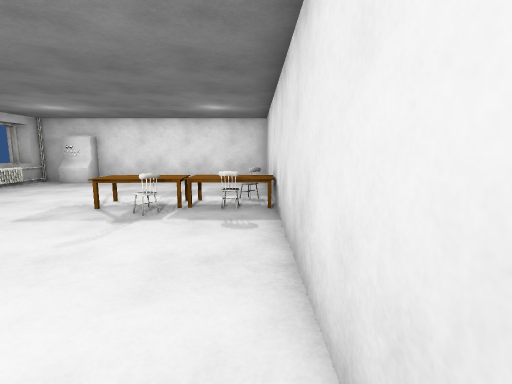
View 1 (above)

12 first-person views from a walk through a Unity game level. The camera is 1.3 m above the floor, tilts 8° down and sees 85° across. The floor is counted in squares, 1 m on a side. Each view is taken from the middle of a square. On the plan, view 1 faces up. The plan holds only what a view shows up to about 13 squares ahead; the rest is blank. Some surface patterns are stand-ins.

View 2
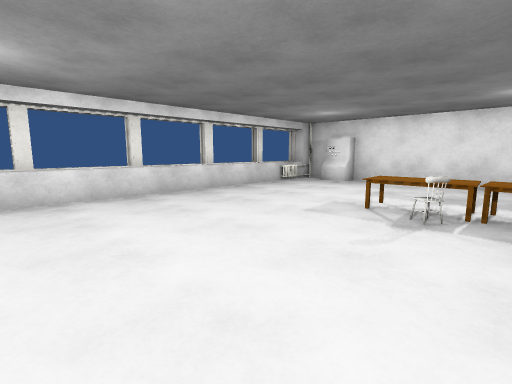

View 3
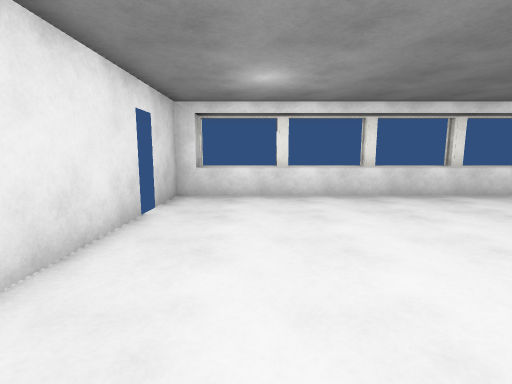

View 4
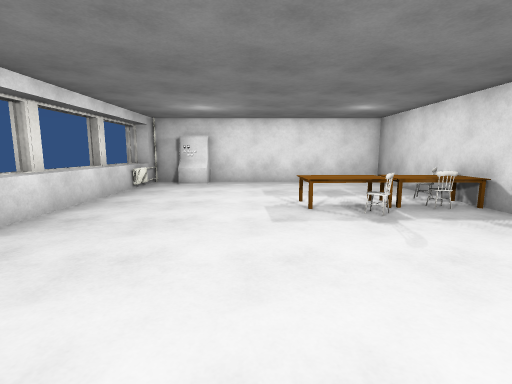

View 5
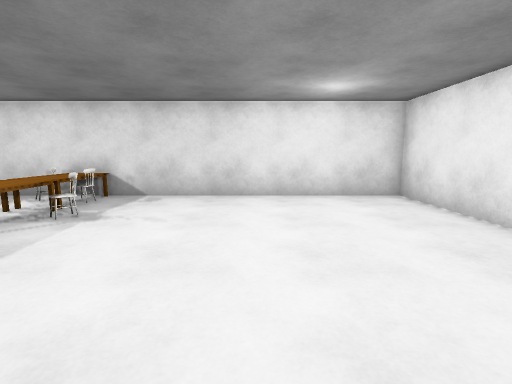

View 6
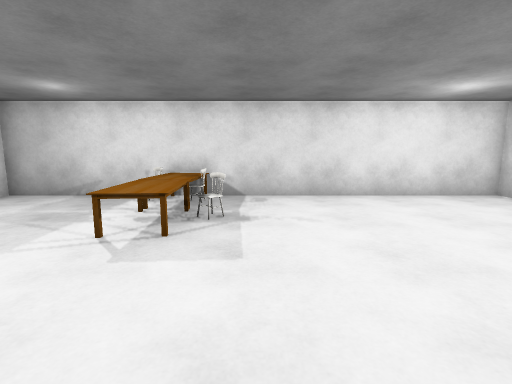

View 7
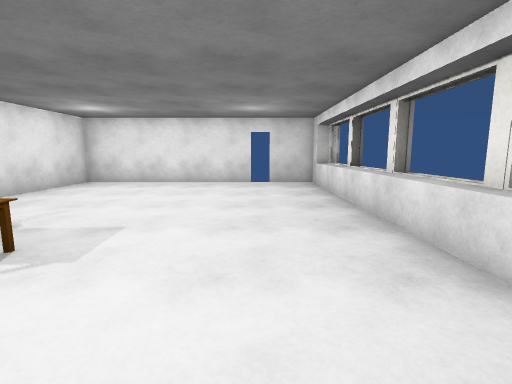

View 8
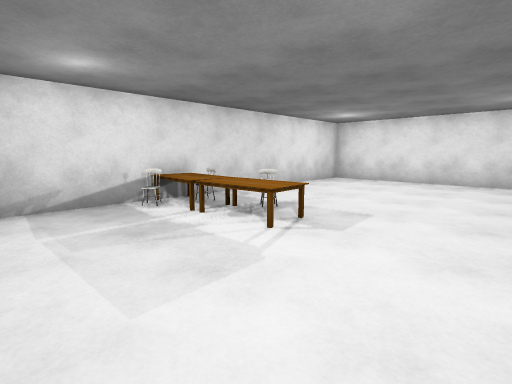

View 9
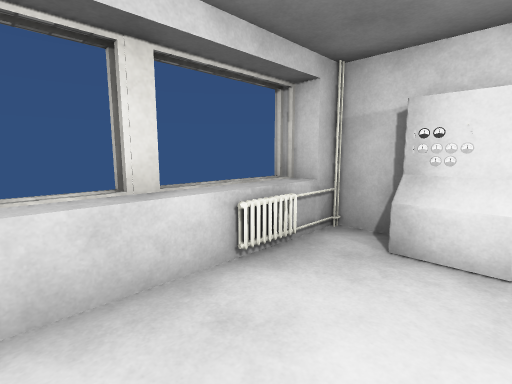

View 10
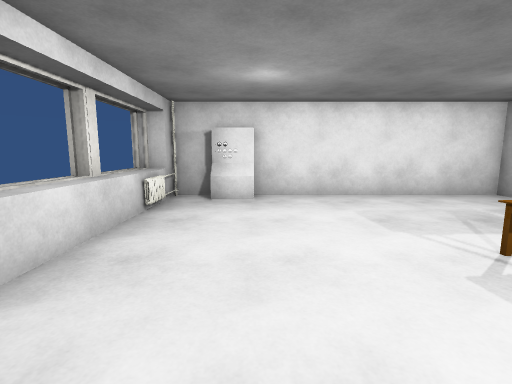

View 11
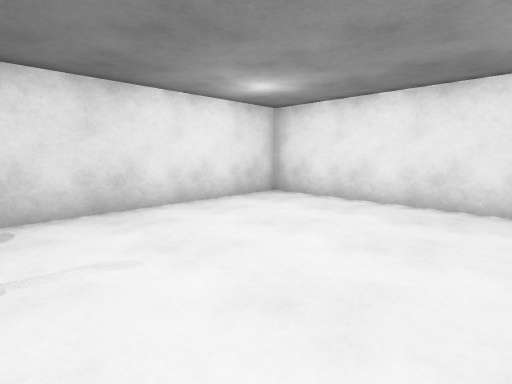

View 12
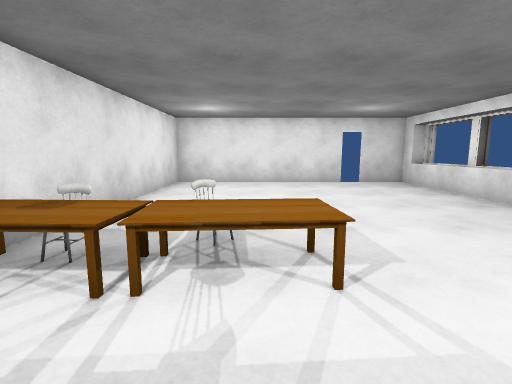

### Floor plan
Key: @ floor where view 1 was taken; # wall or solid block; . floor; ^ raised ledge; P pipe; R radiator; T table.
Columns run from 11 left of view 1 to 1 right of it. Each row starts with its distance up from view 1.
 13  ############
 12 #^P##.......#
 11  ^R.........#
 10  ^..........#
  9  ^..........#
  8  ^.......TT##
  7  ^.....TTTTT#
  6  ^......T#T.#
  5  ^..........#
  4  ^..........#
  3  ^..........#
  2  ^..........#
  1  #..........#
  0  ^.........@#
 -1  ^..........#
 -2 ##..........#
 -3  ### ########

Where each view was taken, in squares from view 1:
view 1: 0 up, 0 right, facing up
view 2: 0 up, 1 left, facing up-left
view 3: 0 up, 1 left, facing left
view 4: 0 up, 5 left, facing up
view 5: 2 up, 8 left, facing right
view 6: 5 up, 8 left, facing right
view 7: 10 up, 7 left, facing down
view 8: 11 up, 7 left, facing down-right
view 9: 8 up, 7 left, facing up-left
view 10: 4 up, 7 left, facing up
view 11: 5 up, 6 left, facing down-right
view 12: 10 up, 3 left, facing down
